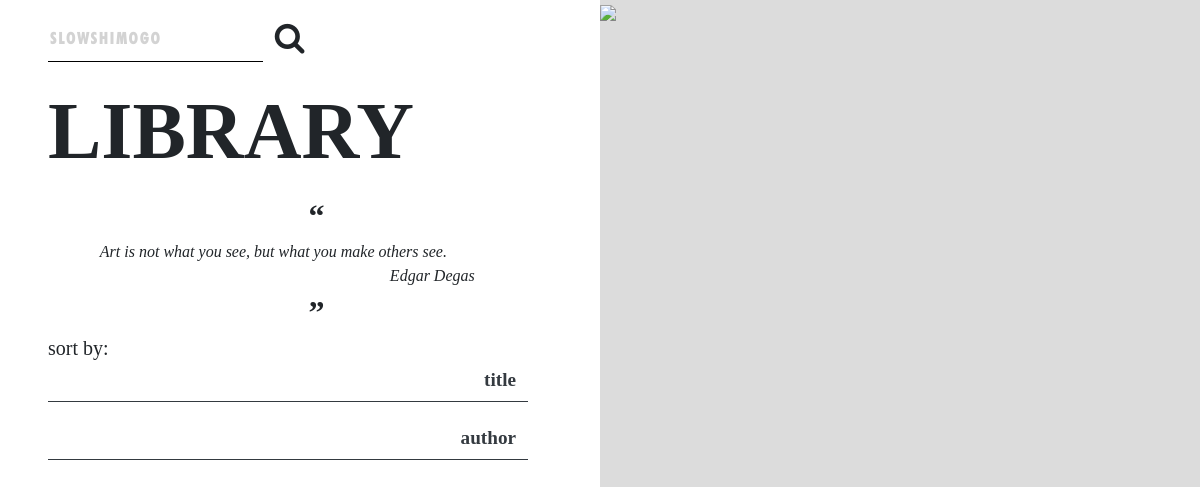
Page /catalog/ on the committed database.
### catalog/models.py (models this page shows, shortened)
class Quote(models.Model):
    quote = models.TextField(max_length=1000, help_text='Enter your favourite quote')
    author = models.CharField(max_length=200)

### catalog/views.py (the view)
# urls.py: path('', views.index, name='index'),
def index(request):
    return render(request, 'index.html')

### lilianlibrary/context_processor.py (called while the page is built)
def quote_generator(request):
    total_quotes = Quote.objects.all().count()
    if total_quotes == 0:
        return {'random_quote': ''}
    random_id = sample(range(1, total_quotes + 1), 1)
    random_quote = Quote.objects.filter(id__in=random_id)
    return {'random_quote': random_quote}

### catalog/templates/index.html (shortened to what this page needs)
{% extends "layout.html" %}
{% block content %}
    <img id="right-image" class="" src="https://django-pizza.s3-sa-east-1.amazonaws.com/Lilian+Library/lilian.jpeg"/>
{% endblock %}

### catalog/templates/layout.html (shortened to what this page needs)
<!DOCTYPE html>
<html lang="en-US">
<head>
    <link rel="stylesheet" href="https://stackpath.bootstrapcdn.com/bootstrap/4.5.0/css/bootstrap.min.css">
    <link rel="stylesheet" href="https://use.typekit.net/ygt2xei.css">
    {% load static %}
    <link rel="stylesheet" href="{% static 'css/styles.css' %}">
    <link rel="stylesheet" href="https://cdnjs.cloudflare.com/ajax/libs/font-awesome/4.7.0/css/font-awesome.min.css">
</head>
<body>
    <div class="container-fluid">
        <div id="contents" class="row">
            <nav id="menu" class="col-md-6 d-none d-sm-none d-md-block pl-5">
                <form action="{% url 'search' %}" method="GET">
                    <div class="input-group input-group-lg my-3">
                        <input class="search-box" type="text" name="search" placeholder="SLOWSHIMOGO"/>
                        <button id="search-button" class='btn' type="submit">
                            <i id="icon" class="fa fa-search icon-large"></i>
                        </button>
                    </div>
                </form>
                <a href="{% url 'index' %}" class="text-body navbar-brand">
                    <h1 id="main-title" class="font-weight-bold">LIBRARY</h1>
                </a>
                <div>
                    <p class="text-center quotation mb-0">“</p>
                    <div class="text-center mx-4 w-75">
                        <p id="quote" class="font-italic text-center mb-0">
                            {% for quote in random_quote %}
                                {{ quote.quote }}
                        </p>
                        <p id="author" class="font-italic text-right mb-0">{{ quote.author}}</p>
                            {% endfor %}
                    </div>
                    <p class="text-center quotation mb-0">”</p>
                </div>
                <h5 class="mb-0">sort by:</h5>
                <div class="d-flex flex-column">
                    <a class="mb-3" href="{% url 'books' %}">
                        <div class="btn btn-outline-dark menu-buttons">
                            <p class="text-right font-weight-bold mb-0">
                                title
                            </p>
                        </div>
                    </a>
                    <a class="mb-3" href="{% url 'authors' %}">
                        <div class="btn btn-outline-dark menu-buttons">
                            <p class="text-right font-weight-bold mb-0">
                                author
                            </p>
                        </div>
                    </a>
                </div>
            </nav>
            <div id="content" class="col-md-6 px-0">
                {% block content %}{% endblock %}
            </div>
        </div>
    </div>
</body>
</html>

### catalog/static/css/styles.css (style rules this page uses)
.search-box::placeholder { font-family: 'Futura Bold', sans-serif; opacity: 1; letter-spacing: 2px; color: LightGray; font-weight: bold; }
body { font-family: adobe-garamond-pro, serif; }
#menu { height: 100vh; }
#content { height: 100vh; overflow: hidden; background-color: Gainsboro; }
#right-image { width: 100%; object-fit: cover; }
.search-box { border: none; border-bottom-style: solid; border-width: 1px; width: 40% }
#search-button { border: none; background-color: inherit; }
#icon { font-size: 2em; }
#main-title { text-decoration: none; font-size: 4em; }
.quotation { font-weight: bold; font-size: 2em; }
.btn { border: none; border-bottom-style: solid; border-width: 1px; border-radius: 0; }
.menu-buttons { width: 40vw; }
.menu-buttons > p { font-size: 1.2em; }

### rows in the picture
Quote: quote "Art is not what you see, but what you make others see.", author "Edgar Degas"
